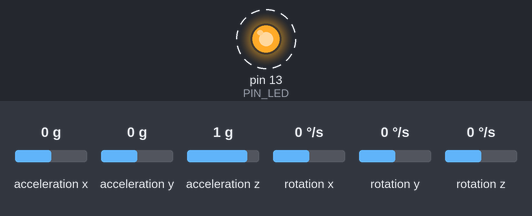
Recording of a sketch running on a simulated Arduino Uno, built with avr-gcc and run on an emulated ATmega328P. Shown: output pins drawn as LEDs (lit = HIGH). Wiring (inferred from the names in the program): ADXL345 accelerometer at I2C address 0x53; ITG-3200 gyroscope at I2C address 0x68. Dashed ring = blinking. Inputs (shaded band) come from the test bench; at power-on: acceleration x 0 g, acceleration y 0 g, acceleration z 1 g, rotation x 0 °/s, rotation y 0 °/s, rotation z 0 °/s. What the sketch prints to the serial monitor is not drawn.

Above: at 0.82 s.
1.3 s: acceleration x set to -1.4 g
Timing chart, 0 to 10.4 s (numbered marks = the images above; inputs shaded):
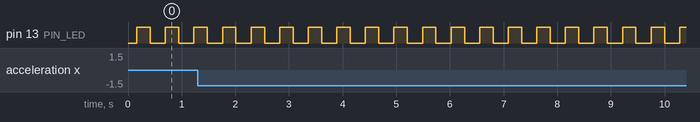

Measured:
- by itself, pin 13 (PIN_LED): alternates HIGH for 0.25 s and LOW for 0.28 s

The sketch:

gy85.ino
```cpp
#include <Wire.h>
#include "i2c_utils.h"
#include "ADXL345.h"
#include "ITG3205.h"

const byte PIN_LED = 13;

void setup()
{
	int i2c_devices = 0;
	Wire.begin();
	// set Two Wire Bit Rate bitrate (i2c) to 400kHz, vs 100kHz default
	//TWBR = 12;
	Serial.begin(9600);
	pinMode(PIN_LED, OUTPUT);
	i2c_devices = i2c_scan();
	adxl345_setup();
	itg3205_setup();
}

void loop()
{
	adxl345_debug();
	itg3205_debug();

	digitalWrite(PIN_LED, HIGH);
	delay(250);
	digitalWrite(PIN_LED, LOW);
	delay(250);
}
```

ADXL345.cpp
```cpp
#include "ADXL345.h"
#include "i2c_utils.h"

void adxl345_set_data_range(adxl345_data_range data_range)
{
	uint8_t data_format = i2c_read8(ADXL345_ADDRESS, ADXL345_REG_DATA_FORMAT);

	data_format &= ~0x0F; // reset lower 4 bits
	data_format |= data_range; // set new data range

	// enable full res bit
	data_format |= ADXL345_DATA_FORMAT_BIT_FULL_RANGE;

//  data_format |= 0x4;

	i2c_write(ADXL345_ADDRESS, ADXL345_REG_DATA_FORMAT, data_format);
}

adxl345_data_range adxl345_get_data_range()
{
	return (adxl345_data_range)(i2c_read8(ADXL345_ADDRESS, ADXL345_REG_DATA_FORMAT) & 0x03);
}

void adxl345_set_data_rate(adxl345_data_rate data_rate)
{
	i2c_write(ADXL345_ADDRESS, ADXL345_REG_BW_RATE, data_rate);
}

adxl345_data_rate adxl345_get_data_rate()
{
	return (adxl345_data_rate)(i2c_read8(ADXL345_ADDRESS, ADXL345_REG_BW_RATE) & 0x0F);
}

int16_t adxl345_get_x()
{
	return (int16_t)(i2c_read16(ADXL345_ADDRESS, ADXL345_REG_DATAX0));
}

int16_t adxl345_get_y()
{
	return (int16_t)(i2c_read16(ADXL345_ADDRESS, ADXL345_REG_DATAY0));
}

int16_t adxl345_get_z()
{
	return (int16_t)(i2c_read16(ADXL345_ADDRESS, ADXL345_REG_DATAZ0));
}

bool adxl345_setup()
{
	if ( ADXL345_DEVID != adxl345_get_device_id() )
	{
		Serial.println("ADXL345 device not found!");
		return false;
	}

	// put the device into measurement mode
	i2c_write(ADXL345_ADDRESS, ADXL345_REG_POWER_CTL, ADXL345_POWER_BIT_MEASURE );
	adxl345_set_data_range(ADXL345_DATARANGE_16G);

	return true;
}

uint8_t adxl345_get_device_id(void)
{
	return i2c_read8(ADXL345_ADDRESS, ADXL345_REG_DEVID);
}

void adxl345_debug(void)
{
	adxl345_data_rate data_rate = adxl345_get_data_rate();
	adxl345_data_range data_range = adxl345_get_data_range();
	float x = adxl345_get_x() * 0.0039 * -1.0;// * 0.0039 * -1.0;// * 0.004 * 9.81;
	float y = adxl345_get_y() * 0.0039 * -1.0;// * 0.0039 * -1.0;// * 0.004 * 9.81;
	float z = adxl345_get_z() * 0.0039;// * 0.0039;// * 0.004 * 9.81;
	float len = sqrt(x*x + y*y + z*z);
	float x_angle = acos(x/len) * 57.3;
	float y_angle = acos(y/len) * 57.3;
	float z_angle = acos(z/len) * 57.3;


	Serial.print("ADXL345 RATE: ");
	Serial.print(data_rate, BIN);
	Serial.print(" RANGE: ");
	Serial.print(data_range, BIN);
	Serial.print(" X: ");
	Serial.print(x);
	Serial.print(" Y: ");
	Serial.print(y);
	Serial.print(" Z: ");
	Serial.print(z);
	Serial.print(" angle: ");
	Serial.print(x_angle);
	Serial.print(", ");
	Serial.print(y_angle);
	Serial.print(", ");
	Serial.println(z_angle);
}
```

ADXL345.h
```cpp
#ifndef __ADXL345_H__
#define __ADXL345_H__
#include "Arduino.h"

// ADXL345 accelerometer
#define ADXL345_ADDRESS             0x53 // assuming ALT_ADDRESS is grounded
#define ADXL345_DEVID               0xE5 // device id returned by read from register ADXL345_REG_DEVID

#define ADXL345_REG_DEVID           0x00 // device id
#define ADXL345_REG_THRESH_TAP      0x1D // tap threshold
#define ADXL345_REG_OFSX            0x1E // X-axis offset
#define ADXL345_REG_OFSY            0x1F // Y-axis offset
#define ADXL345_REG_OFSZ            0x20 // Z-axis offset
#define ADXL345_REG_DUR             0x21 // tap duration
#define ADXL345_REG_LATENT          0x22 // tap latency
#define ADXL345_REG_WINDOW          0x23 // tap window
#define ADXL345_REG_THRESH_ACT      0x24 // activity threshold
#define ADXL345_REG_THRESH_INACT    0x25 // inactivity threshold
#define ADXL345_REG_TIME_INACT      0x26 // inactivity time
#define ADXL345_REG_ACT_INACT_CTL   0x27 // axis enable control for activity and inactivity detection
#define ADXL345_REG_THRESH_FF       0x28 // free-fall threshold
#define ADXL345_REG_TIME_FF         0x29 // free-fall time
#define ADXL345_REG_TAP_AXES        0x2A // axis control for single tap/double tap
#define ADXL345_REG_ACT_TAP_STATUS  0x2B // source of single tap/double tap
#define ADXL345_REG_BW_RATE         0x2C // data rate and power mode control
#define ADXL345_REG_POWER_CTL       0x2D // power-saving features control
#define ADXL345_REG_INT_ENABLE      0x2E // interrupt enable control
#define ADXL345_REG_INT_MAP         0x2F // interrupt mapping control
#define ADXL345_REG_INT_SOURCE      0x30 // source of interrupts
#define ADXL345_REG_DATA_FORMAT     0x31 // data format control
#define ADXL345_REG_DATAX0          0x32 // X-axis data 0
#define ADXL345_REG_DATAX1          0x33 // X-axis data 1
#define ADXL345_REG_DATAY0          0x34 // Y-axis data 0
#define ADXL345_REG_DATAY1          0x35 // Y-axis data 1
#define ADXL345_REG_DATAZ0          0x36 // Z-axis data 0
#define ADXL345_REG_DATAZ1          0x37 // Z-axis data 1
#define ADXL345_REG_FIFO_CTL        0x38 // FIFO control
#define ADXL345_REG_FIFO_STATUS     0x39 // FIFO status

#define ADXL345_POWER_BIT_MEASURE 0x08
#define ADXL345_DATA_FORMAT_BIT_FULL_RANGE 0x08

// settings for ADXL345_REG_BW_RATE (default: 100Hz)
// for low power mode, toggle bit5 (LOW_POWER bit)
typedef enum
{
	ADXL345_DATARATE_3200_HZ = 0b1111, // 1600Hz BW, 140mA Idd
	ADXL345_DATARATE_1600_HZ = 0b1110, //  800Hz BW,  90mA Idd
	ADXL345_DATARATE_800_HZ  = 0b1101, //  400Hz BW, 140mA Idd
	ADXL345_DATARATE_400_HZ  = 0b1100, //  200Hz BW, 140mA Idd
	ADXL345_DATARATE_200_HZ  = 0b1011, //  100Hz BW, 140mA Idd
	ADXL345_DATARATE_100_HZ  = 0b1010, //   50Hz BW, 140mA Idd
	ADXL345_DATARATE_50_HZ   = 0b1001, //   25Hz BW,  90mA Idd
	ADXL345_DATARATE_25_HZ   = 0b1000, // 12.5Hz BW,  60mA Idd
	ADXL345_DATARATE_12_5_HZ = 0b0111,
	ADXL345_DATARATE_6_25_HZ = 0b0110,
	ADXL345_DATARATE_3_13_HZ = 0b0101,
	ADXL345_DATARATE_1_56_HZ = 0b0100,
	ADXL345_DATARATE_0_78_HZ = 0b0011,
	ADXL345_DATARATE_0_39_HZ = 0b0010,
	ADXL345_DATARATE_0_20_HZ = 0b0001,
	ADXL345_DATARATE_0_10_HZ = 0b0000
} adxl345_data_rate;

typedef enum
{
	ADXL345_DATARANGE_16G = 0b11, // +- 16g
	ADXL345_DATARANGE_8G  = 0b10, // +- 8g
	ADXL345_DATARANGE_4G  = 0b01, // +- 4g
	ADXL345_DATARANGE_2G  = 0b00  // +- 2g
} adxl345_data_range;

void adxl345_set_data_range(adxl345_data_range data_range);
adxl345_data_range adxl345_get_data_range();

void adxl345_set_data_rate(adxl345_data_rate data_rate);
adxl345_data_rate adxl345_get_data_rate();

int16_t adxl345_get_x();
int16_t adxl345_get_y();
int16_t adxl345_get_z();

bool adxl345_setup();

uint8_t adxl345_get_device_id(void);

void adxl345_debug(void);

#endif /* __ADXL345_H__ */
```

ITG3205.cpp
```cpp
#include "ITG3205.h"
#include "i2c_utils.h"

uint8_t itg3205_get_device_id(void)
{
	return i2c_read8(ITG3205_ADDRESS, ITG3205_REG_WHO_AM_I);
}

bool itg3205_setup(void)
{
	if ( ITG3205_DEVID != itg3205_get_device_id() ) return false;

	return true;
}

void itg3205_debug(void)
{
	Serial.print("ITG3205 ID ");
	Serial.println(itg3205_get_device_id(), HEX);
}
```

ITG3205.h
```cpp
#ifndef __ITG3205_H__
#define __ITG3205_H__
#include "Arduino.h"

#define ITG3205_ADDRESS 0x68
#define ITG3205_DEVID   0x68

#define ITG3205_REG_WHO_AM_I     0x00 // identify of the device
#define ITG3205_REG_SMPLRT_DIV   0x15 // sample rate divider
#define ITG3205_REG_DLPF_FS      0x16 // select full-scale range, LP filter BW and sample rate
#define ITG3205_REG_INT_CFG      0x17 // interrupt configuration
#define ITG3205_REG_INT_STATUS   0x1A // interrupt status
#define ITG3205_REG_TEMP_OUT_H   0x1B // temperature data (2's complement)
#define ITG3205_REG_TEMP_OUT_L   0x1C
#define ITG3205_REG_GYRO_XOUT_H  0x1D // X gyro data (2's complement)
#define ITG3205_REG_GYRO_XOUT_L  0x1E
#define ITG3205_REG_GYRO_YOUT_H  0x1F // Y gyro data (2's complement)
#define ITG3205_REG_GYRO_YOUT_L  0x20
#define ITG3205_REG_GYRO_ZOUT_H  0x21 // Z gyro data (2's complement)
#define ITG3205_REG_GYRO_ZOUT_L  0x22
#define ITG3205_REG_PWR_MGM      0x3E // power management

// bit[0:2] of PWR_MGM to select clock source
typedef enum
{
  ITG3205_CLK_SEL_INTERNAL_OSCILLATOR     = 0,
  ITG3205_CLK_SEL_PLL_X_GYRO_REF          = 1,
  ITG3205_CLK_SEL_PLL_Y_GYRO_REF          = 2,
  ITG3205_CLK_SEL_PLL_Z_GYRO_REF          = 3,
  ITG3205_CLK_SEL_PLL_EXT_32_768_KHZ_REF  = 4,
  ITG3205_CLK_SEL_PLL_EXT_19_2_MHZ_REF    = 5,
} itg3205_clk_sel;


uint8_t itg3205_get_device_id(void);

bool itg3205_setup(void);

void itg3205_debug(void);

#endif /* ITG3205_H__ */
```

i2c_utils.cpp
```cpp
#include "Arduino.h"
#include <Wire.h>
#include "i2c_utils.h"

uint8_t i2c_scan()
{
	byte i2c_address, i2c_error;
	int i2c_devices = 0;

	Serial.println("Scanning..");

	// iterate over the i2c address space
	for ( i2c_address = 1; i2c_address < 127; i2c_address++ )
	{
		Wire.beginTransmission(i2c_address);
		i2c_error = Wire.endTransmission();

		switch ( i2c_error )
		{
			case 0: // success
				Serial.print("i2c device found at address 0x");
				Serial.println(i2c_address, HEX);
				i2c_devices++;
				break;

			case 1: // data too long to fit in transmit buffer
			case 2: // received NACK on transmit of address
			case 3: // received NACK on transmit of data
			case 4: // other error
				break;
		}
	}
	Serial.print(i2c_devices);
	Serial.println(" device(s) found");

	return i2c_devices;
}

uint8_t i2c_write(uint8_t address, uint8_t reg, uint8_t value)
{
	Wire.beginTransmission(address);
	Wire.write(reg);
	Wire.write(value);

	return Wire.endTransmission();
}

uint8_t i2c_read8(uint8_t address, uint8_t reg)
{
	Wire.beginTransmission(address);
	Wire.write(reg);
	Wire.endTransmission();
	Wire.requestFrom(address, (uint8_t)1);

	return Wire.read();
}

int16_t i2c_read16(uint8_t address, uint8_t reg)
{
	Wire.beginTransmission(address);
	Wire.write(reg);
	Wire.endTransmission();
	Wire.requestFrom(address, (uint8_t)2);

	return (int16_t)(Wire.read() | Wire.read() << 8);
}
```

i2c_utils.h
```cpp
#ifndef __I2C_UTILS_H__
#define __I2C_UTILS_H__

uint8_t i2c_scan();
uint8_t i2c_write(uint8_t address, uint8_t reg, uint8_t value);
uint8_t i2c_read8(uint8_t address, uint8_t reg);
int16_t i2c_read16(uint8_t address, uint8_t reg);

#endif /* __I2C_UTILS_H__ */
```
